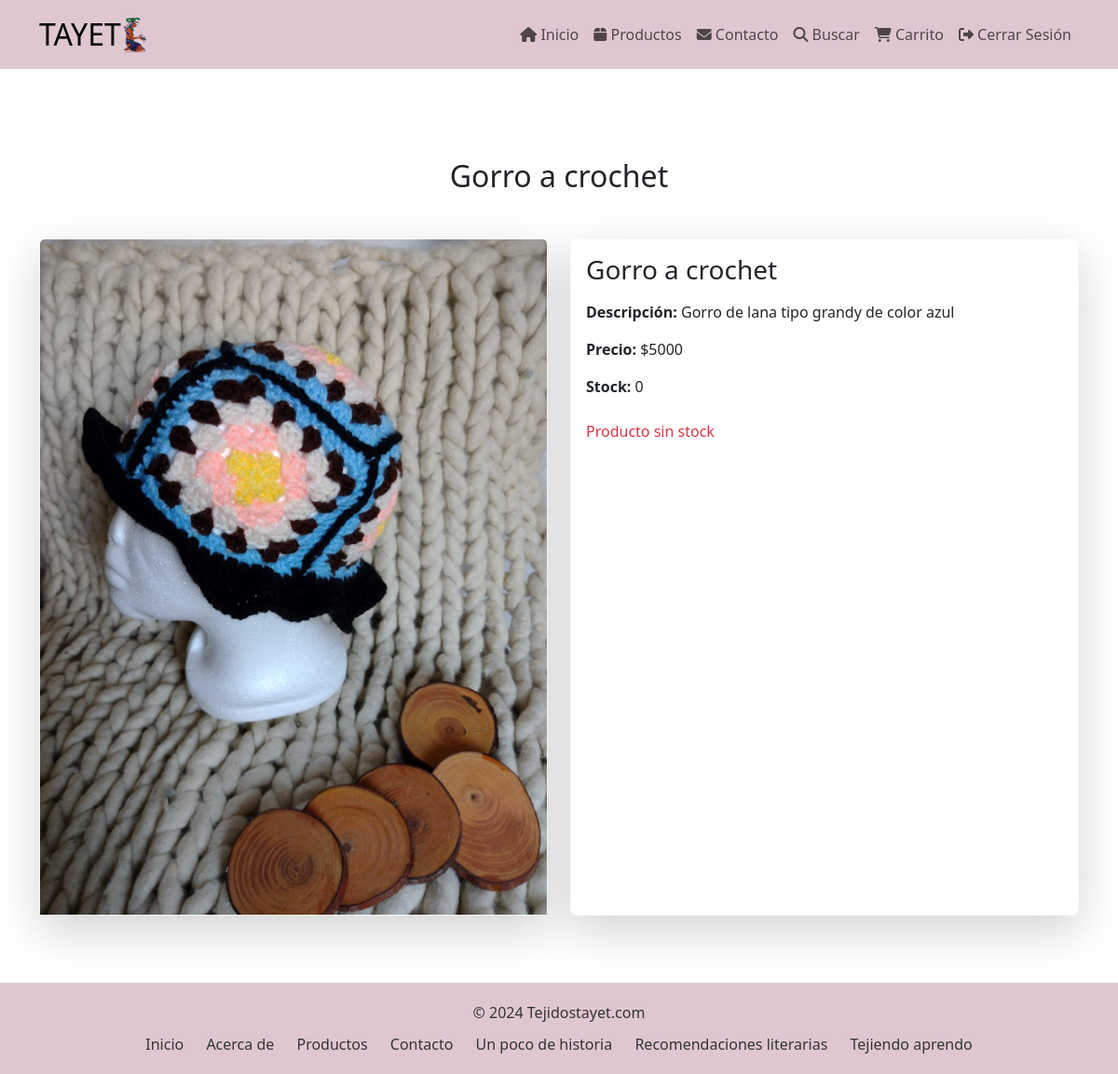
Page /producto/9/ (signed in) on the committed database.
### core/models.py (models this page shows, shortened)
class Producto(models.Model):
    nombre = models.CharField(max_length=100)
    descripcion = models.TextField()
    precio = models.IntegerField()
    imagen = models.ImageField(upload_to='productos/')
    categoria = models.ForeignKey(Categoria, on_delete=models.CASCADE, related_name='productos')
    stock = models.IntegerField(default=0)

### core/views.py (the view)
# urls.py: path('producto/<int:producto_id>/', producto_detalle, name='producto_detalle'),
def producto_detalle(request, producto_id):
    producto = get_object_or_404(Producto, id=producto_id)
    return render(request, 'core/producto_detalle.html', {'producto': producto})

### core/context_processors.py (called while the page is built)
def carrito_context(request):
    if request.user.is_authenticated:
        cantidad_total = Carrito.objects.filter(usuario=request.user).aggregate(total_cantidad=Sum('cantidad'))['total_cantidad'] or 0
    else:
        cantidad_total = 0
    return {'cantidad_total': cantidad_total}

### core/templates/core/producto_detalle.html
{% extends "core/base.html" %}
{% load static %}
{% block principal %}
    <section id="producto-detalle" class="pt-5">
        <div class="container">
            <h2 class="text-center my-5">{{ producto.nombre }}</h2>
            <div class="row">
                <div class="col-md-6 mb-4">
                    <div class="card shadow-lg border-light">
                        <img src="{{ producto.imagen.url }}" alt="{{ producto.nombre }}" class="card-img-top img-fluid" style="object-fit: cover; height: auto;">
                    </div>
                </div>
                <div class="col-md-6 mb-4">
                    <div class="card shadow-lg border-light h-100">
                        <div class="card-body d-flex flex-column">
                            <h3 class="card-title mb-3">{{ producto.nombre }}</h3>
                            <p class="card-text mb-3"><strong>Descripción:</strong> {{ producto.descripcion }}</p>
                            <p class="card-text mb-3"><strong>Precio:</strong> ${{ producto.precio }}</p>
                            <p class="card-text mb-4"><strong>Stock:</strong> {{ producto.stock }}</p>
                            {% if producto.stock > 0 %}
                            <div class="d-flex gap-2">
                                <a href="{% url 'agregar_al_carrito' producto.id %}" class="btn btn-success">
                                    <i class="fas fa-cart-plus"></i> Agregar al carrito
                                </a>
                            </div>
                            {% else %}
                            <p class="text-danger">Producto sin stock</p>
                            {% endif %}
                        </div>
                    </div>
                </div>
            </div>
        </div>
    </section>
    <div class="pt-5"></div>
{% endblock %}

### core/templates/core/base.html (style rules this page uses)
html, body { height: 100%; margin: 0; display: flex; flex-direction: column; }

### rows in the picture
Producto: nombre "Gorro a crochet", imagen (picture), descripcion "Gorro de lana tipo grandy de color azul", precio "5000", stock "0"
